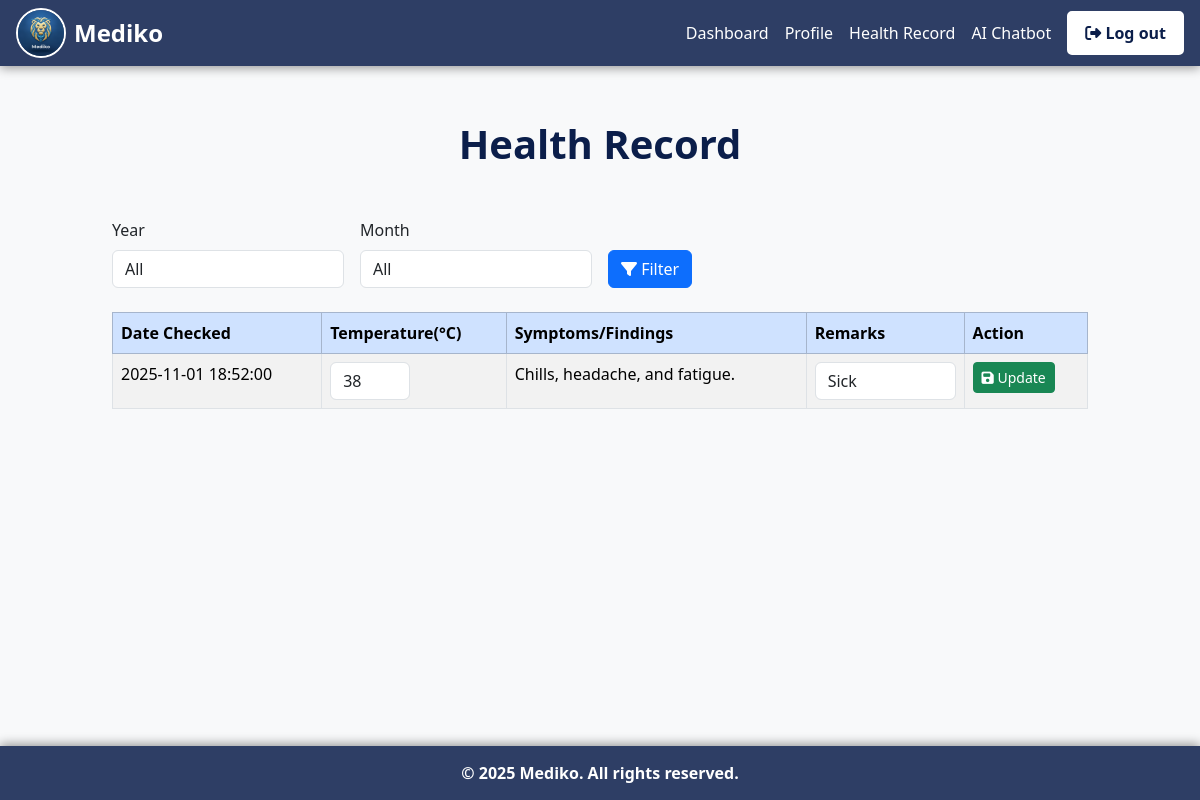
Screenshot of /main/user/user_HealthRecord.php (signed in) with the database file from the repository.
### tables this page shows
CREATE TABLE `tb_monitor` (
  `monitor_id` int(11) NOT NULL,
  `stud_id` int(11) NOT NULL,
  `monitor_datechecked` datetime NOT NULL,
  `monitor_temperature` varchar(50) NOT NULL,
  `monitor_symptoms` text NOT NULL,
  `monitor_remarks` enum('Good','Sick','Recovering','Critical') NOT NULL
);

### main/user/user_HealthRecord.php (the view, shortened to what this page needs)
<?php
include("../../config/database.php");
include("../../template/header.php");
$user_id = $_SESSION['user_id'] ?? 0;
$stud_id = 0;
if ($user_id) {
    $stmt = $conn->prepare("SELECT stud_id, stud_fname FROM tb_students WHERE user_id = ?");
    $stmt->bind_param("i", $user_id);
    $stmt->execute();
    $result = $stmt->get_result();
    if ($result->num_rows > 0) {
        $row = $result->fetch_assoc();
        $stud_id = $row['stud_id'];
    }
}
$recordsPerPage = 5;
$page = isset($_GET['page']) ? max(1, (int)$_GET['page']) : 1;
$offset = ($page - 1) * $recordsPerPage;
$whereClauses = ["stud_id = ?"];
$params = [$stud_id];
$types = "i";
$sql = "SELECT * FROM tb_monitor WHERE " . implode(" AND ", $whereClauses) . " ORDER BY monitor_datechecked DESC LIMIT ? OFFSET ?";
$params[] = $recordsPerPage;
$params[] = $offset;
$types .= "ii";
$stmt = $conn->prepare($sql);
$stmt->bind_param($types, ...$params);
$stmt->execute();
$result = $stmt->get_result();
$records = $result->fetch_all(MYSQLI_ASSOC);
?>
<!DOCTYPE html>
<html lang="en">
<head>
<link href="https://cdn.jsdelivr.net/npm/bootstrap@5.3.3/dist/css/bootstrap.min.css" rel="stylesheet">
<link rel="stylesheet" href="https://cdnjs.cloudflare.com/ajax/libs/font-awesome/6.5.0/css/all.min.css">
</head>
<body>
<div class="container">
    <h2>Health Record</h2>
    <form method="GET" class="row g-3 mb-4">
        <div class="col-md-3">
            <label for="filter_year" class="form-label">Year</label>
            <select name="year" id="filter_year" class="form-control">
                <option value="">All</option>
            </select>
        </div>
        <div class="col-md-3">
            <label for="filter_month" class="form-label">Month</label>
            <select name="month" id="filter_month" class="form-control">
                <option value="">All</option>
            </select>
        </div>
        <div class="col-md-3 align-self-end">
            <button type="submit" class="btn btn-primary"><i class="fa fa-filter"></i> Filter</button>
        </div>
    </form>
    <div class="table-responsive">
        <table class="table table-bordered table-striped">
            <thead class="table-primary">
                <tr>
                    <th>Date Checked</th>
                    <th>Temperature(°C)</th>
                    <th>Symptoms/Findings</th>
                    <th>Remarks</th>
                    <th>Action</th>
                </tr>
            </thead>
            <tbody>
                <?php if (!empty($records)): ?>
                    <?php foreach ($records as $rec): ?>
                        <tr>
                            <form method="POST">
                                <td><?= htmlspecialchars($rec['monitor_datechecked']); ?></td>
                                <td>
                                    <input type="text" name="temperature" value="<?= htmlspecialchars($rec['monitor_temperature']); ?>" class="form-control" required>
                                </td>
                                <td class="symptoms">
                                    <?= htmlspecialchars($rec['monitor_symptoms']); ?>
                                </td>
                                <td>
                                    <select name="remarks" class="form-control" required>
                                        <?php
                                        $options = ['Good','Sick','Recovering','Critical'];
                                        foreach($options as $opt) {
                                            $sel = ($rec['monitor_remarks'] === $opt) ? 'selected' : '';
                                            echo "<option value='$opt' $sel>$opt</option>";
                                        }
                                        ?>
                                    </select>
                                </td>
                                <td>
                                    <button type="submit" class="btn btn-success btn-sm"><i class="fa fa-save"></i> Update</button>
                                </td>
                            </form>
                        </tr>
                    <?php endforeach; ?>
                <?php else: ?>
                    <tr><td colspan="5" class="text-center">No records found.</td></tr>
                <?php endif; ?>
            </tbody>
        </table>
    </div>
</div>
</body>
</html>
<?php include("../../template/footer.php"); ?>

### template/header.php (style rules this page uses)
body { background-size: cover; font-family: 'Segoe UI', Tahoma, Geneva, Verdana, sans-serif; height: 100vh; margin: 0; color: #ffffff; }

### main/user/user_HealthRecord.php (style rules this page uses)
body { background-color: #f8f9fa; font-family: 'Segoe UI'; padding: 40px 0; }
.container { max-width: 1000px; margin: auto; }
h2 { color: #0b1e4a; font-weight: bold; font-size: 2.5rem; text-align: center; margin-top: 80px; margin-bottom: 50px; }
.table td input[type="text"] { width: 80px; }
.table td .form-control { width: 100%; }
.table td.symptoms { width: 300px; }

### rows the page displays
tb_monitor: monitor_datechecked "2025-11-01 18:52:00", temperature "38", monitor_symptoms "Chills, headache, and fatigue."

### other values shown
form field remarks "Sick"
